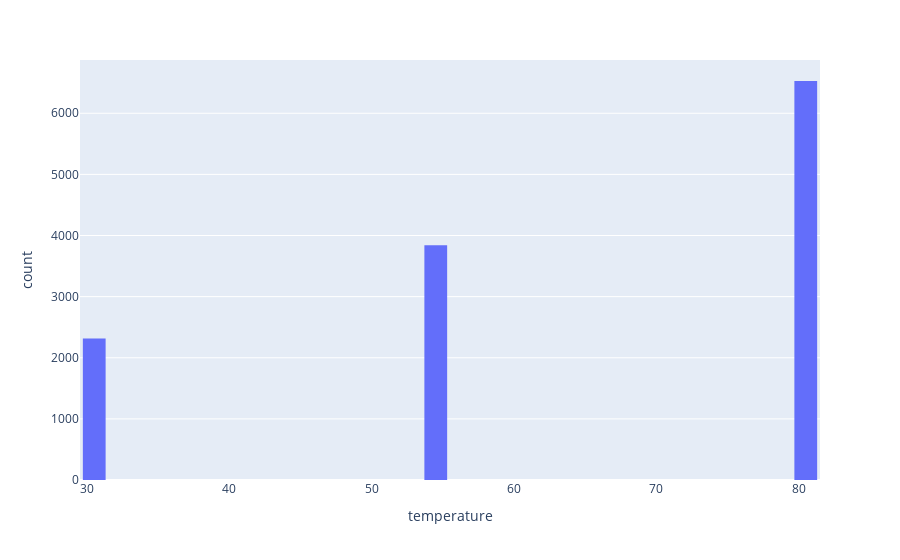

Notebook code cell kept with this figure:
### Code cell
fig = px.histogram(data_new, x="temperature", nbins=50)
fig.update_layout(bargap=0.2)
fig.show()

### Figure 1 — Plotly figure (JSON) as saved in the notebook; plotly's stock layout.template omitted (floating-point values rounded to 4 significant figures; data arrays with more than 128 entries replaced by an {"elided": "..."} marker saying what was removed)
{"data": [{"alignmentgroup": "True", "bingroup": "x", "hovertemplate": "temperature=%{x}<br>count=%{y}<extra></extra>", "legendgroup": "", "marker": {"color": "#636efa", "pattern": {"shape": ""}}, "name": "", "nbinsx": 50, "offsetgroup": "", "orientation": "v", "showlegend": false, "type": "histogram", "x": {"elided": "12684 int values"}, "xaxis": "x", "yaxis": "y"}], "layout": {"bargap": 0.2, "barmode": "relative", "legend": {"tracegroupgap": 0}, "margin": {"t": 60}, "xaxis": {"anchor": "y", "domain": [0, 1], "title": {"text": "temperature"}}, "yaxis": {"anchor": "x", "domain": [0, 1], "title": {"text": "count"}}}}
